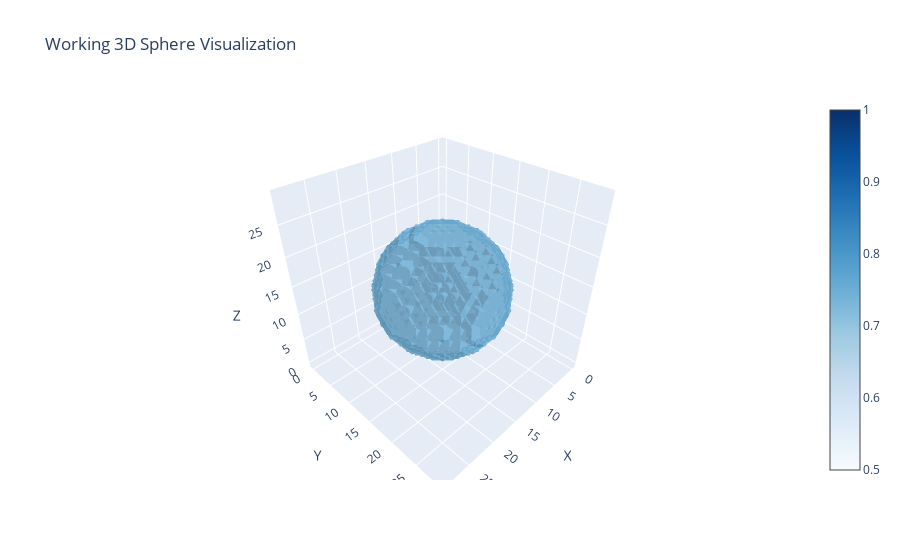

Source (notebook cell):
### Markdown cell above
#### Plotly test

### Code cell
import numpy as np
import plotly.graph_objects as go

# Define grid size and create a 3D coordinate grid
size = 30
x, y, z = np.mgrid[0:size, 0:size, 0:size]

# Create a 3D binary mask for a sphere
center = np.array([15, 15, 15])
radius = 10
sphere_mask = ((x - center[0])**2 + (y - center[1])**2 + (z - center[2])**2) < radius**2

# Confirm there are True values
print("Number of True voxels:", sphere_mask.sum())  # Should be > 0

# Plot the 3D mask using Isosurface (treating the boolean mask as volume)
fig = go.Figure(data=go.Isosurface(
    x=x.flatten(),
    y=y.flatten(),
    z=z.flatten(),
    value=sphere_mask.astype(np.uint8).flatten(),  # Convert to 0 and 1
    isomin=0.5,  # anything > 0.5 is treated as "inside"
    isomax=1.0,
    opacity=0.6,
    surface_count=1,
    colorscale='Blues',
    caps=dict(x_show=False, y_show=False, z_show=False)
))

fig.update_layout(
    scene=dict(
        xaxis_title='X',
        yaxis_title='Y',
        zaxis_title='Z',
        aspectmode='cube'
    ),
    title='Working 3D Sphere Visualization'
)

fig.show()

### Figure 1 — Plotly figure (JSON) as saved in the notebook; plotly's stock layout.template omitted (floating-point values rounded to 4 significant figures; data arrays with more than 128 entries replaced by an {"elided": "..."} marker saying what was removed)
{"data": [{"caps": {"x": {"show": false}, "y": {"show": false}, "z": {"show": false}}, "colorscale": [[0, "rgb(247,251,255)"], [0.125, "rgb(222,235,247)"], [0.25, "rgb(198,219,239)"], [0.375, "rgb(158,202,225)"], [0.5, "rgb(107,174,214)"], [0.625, "rgb(66,146,198)"], [0.75, "rgb(33,113,181)"], [0.875, "rgb(8,81,156)"], [1, "rgb(8,48,107)"]], "isomax": 1, "isomin": 0.5, "opacity": 0.6, "surface": {"count": 1}, "type": "isosurface", "value": {"elided": "27000 int values"}, "x": {"elided": "27000 int values"}, "y": {"elided": "27000 int values"}, "z": {"elided": "27000 int values"}}], "layout": {"scene": {"aspectmode": "cube", "xaxis": {"title": {"text": "X"}}, "yaxis": {"title": {"text": "Y"}}, "zaxis": {"title": {"text": "Z"}}}, "title": {"text": "Working 3D Sphere Visualization"}}}
